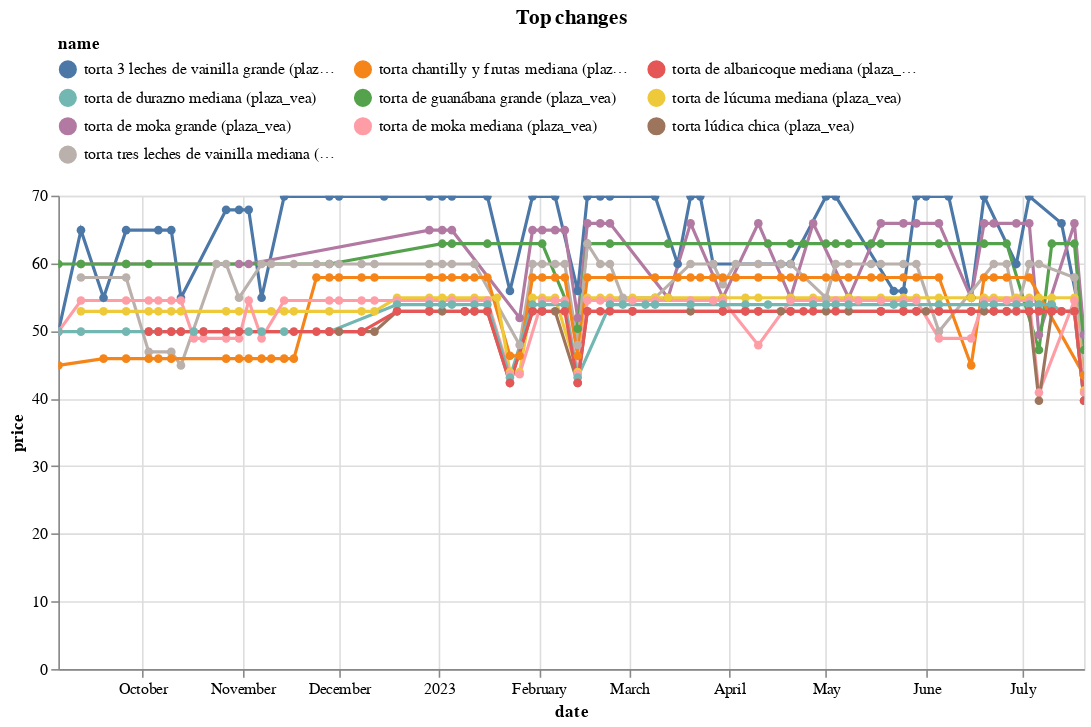

Notebook cell for this chart:
### Code cell
top_changes_abs.head(10).pipe(plot_changes, 'Top changes')

### Figure 1 — Vega-Lite specification as saved in the notebook (floating-point values rounded to 4 significant figures; data arrays with more than 128 entries replaced by an {"elided": "..."} marker saying what was removed)
{"config": {"view": {"continuousWidth": 300, "continuousHeight": 300}, "legend": {"columns": 3, "orient": "top"}}, "data": {"name": "data-d02c20e994221a3ad2bc44972e0fbdde"}, "mark": {"type": "line", "point": true}, "encoding": {"color": {"field": "name", "scale": {"domain": ["torta 3 leches de vainilla grande (plaza_vea)", "torta chantilly y frutas mediana (plaza_vea)", "torta de albaricoque mediana (plaza_vea)", "torta de durazno mediana (plaza_vea)", "torta de guanábana grande (plaza_vea)", "torta de lúcuma mediana (plaza_vea)", "torta de moka grande (plaza_vea)", "torta de moka mediana (plaza_vea)", "torta lúdica chica (plaza_vea)", "torta tres leches de vainilla mediana (plaza_vea)"]}, "type": "nominal"}, "tooltip": [{"field": "name", "type": "nominal"}, {"field": "price", "type": "quantitative"}, {"field": "last_price", "type": "quantitative"}], "x": {"field": "date", "type": "temporal"}, "y": {"field": "price", "type": "quantitative"}}, "params": [{"name": "param_7", "select": {"type": "point", "fields": ["name"]}, "bind": "legend"}, {"name": "param_8", "select": {"type": "interval", "encodings": ["x", "y"]}, "bind": "scales"}], "title": "Top changes", "transform": [{"filter": {"param": "param_7"}}], "width": 650, "$schema": "https://vega.github.io/schema/vega-lite/v5.8.0.json", "datasets": {"data-d02c20e994221a3ad2bc44972e0fbdde": {"elided": "463 records"}}}
